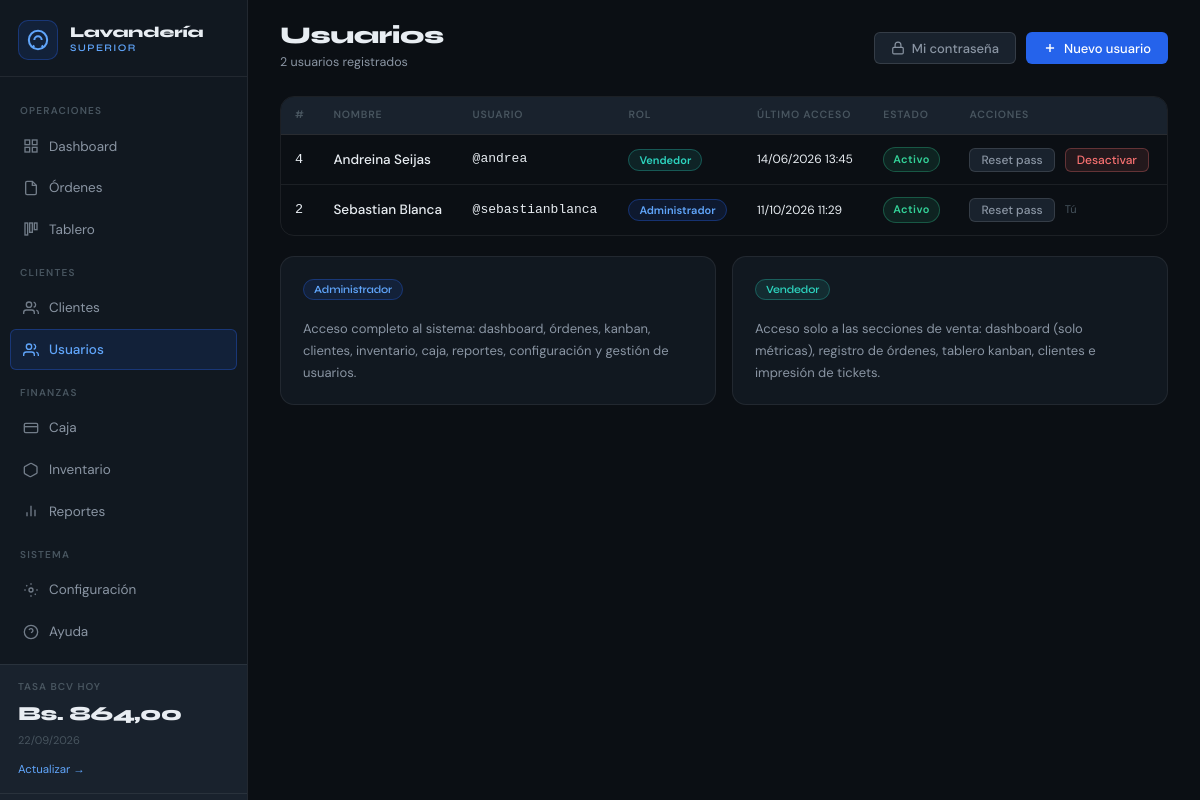
The page /usuarios.php (signed in) on the database its author committed.
### tables this page shows
CREATE TABLE `tasas_cambio` (
  `id` int(10) unsigned NOT NULL AUTO_INCREMENT,
  `fecha` date NOT NULL,
  `tasa_bcv` decimal(12,4) NOT NULL COMMENT 'Tasa Banco Central de Venezuela',
  `tasa_paralelo` decimal(12,4) DEFAULT NULL COMMENT 'Tasa referencial paralela (opcional)',
  `registrado_por` varchar(80) DEFAULT NULL,
  `created_at` timestamp NOT NULL DEFAULT current_timestamp(),
  PRIMARY KEY (`id`),
  UNIQUE KEY `fecha` (`fecha`),
  KEY `idx_fecha` (`fecha`)
);

CREATE TABLE `usuarios` (
  `id` int(10) unsigned NOT NULL AUTO_INCREMENT,
  `nombre` varchar(80) NOT NULL,
  `username` varchar(40) NOT NULL,
  `password` varchar(255) NOT NULL COMMENT 'bcrypt hash',
  `rol` enum('admin','vendedor') NOT NULL DEFAULT 'vendedor',
  `activo` tinyint(1) DEFAULT 1,
  `ultimo_login` datetime DEFAULT NULL,
  `created_at` timestamp NOT NULL DEFAULT current_timestamp(),
  PRIMARY KEY (`id`),
  UNIQUE KEY `username` (`username`)
);

### config/init.php (called while the page is built, shortened)
<?php
require_once ROOT . 'config/database.php';
require_once ROOT . 'config/tasa.php';
require_once ROOT . 'config/auth.php';
function partial(string $nombre): void {
    include ROOT . 'partials/' . $nombre . '.php';
}
function h(?string $texto): string {
    return htmlspecialchars($texto ?? '', ENT_QUOTES, 'UTF-8');
}

### config/auth.php (called while the page is built, shortened)
<?php
function rolActual(): ?string {
    return $_SESSION['usuario_rol'] ?? null;
}
function puedeAcceder(string $pagina): bool {
    $rol = strtolower(trim(rolActual() ?? ''));
    if ($rol === 'admin') return true;
    $paginaClean = strtolower(trim(basename($pagina, '.php')));
    $permisos = PERMISOS[$rol] ?? [];
    return in_array($paginaClean, $permisos, true);
}
function listarUsuarios(): array {
    return getDB()
        ->query("SELECT id, nombre, username, rol, activo, ultimo_login, created_at
                 FROM usuarios ORDER BY nombre")
        ->fetchAll();
}

### config/database.php (called while the page is built, shortened)
<?php
function getDB(): PDO {
    static $pdo = null;
    if ($pdo === null) {
        $dsn = "mysql:host=" . DB_HOST . ";dbname=" . DB_NAME . ";charset=" . DB_CHARSET;
        $options = [
            PDO::ATTR_ERRMODE            => PDO::ERRMODE_EXCEPTION,
            PDO::ATTR_DEFAULT_FETCH_MODE => PDO::FETCH_ASSOC,
            PDO::ATTR_EMULATE_PREPARES   => false,
        ];
        try {
            $pdo = new PDO($dsn, DB_USER, DB_PASS, $options);
        } catch (PDOException $e) {
            error_log('Conexión a la BD fallida: ' . $e->getMessage());
            http_response_code(503);
            $msg = 'No se pudo conectar con la base de datos. Verifique que MySQL esté encendido en XAMPP.';
            if (($_SERVER['HTTP_X_REQUESTED_WITH'] ?? '') === 'fetch') {
                header('Content-Type: application/json; charset=utf-8');
                exit(json_encode(['success' => false, 'ok' => false, 'error' => $msg]));
            }
            exit('<p style="font-family:sans-serif;padding:24px;color:#b91c1c;">' . $msg . '</p>');
        }
    }
    return $pdo;
}

### config/tasa.php (called while the page is built, shortened)
<?php
function obtenerTasaHoy(): array {
    $stmt = getDB()->prepare("SELECT * FROM tasas_cambio WHERE fecha = CURDATE() LIMIT 1");
    $stmt->execute();
    $tasa = $stmt->fetch();
    if (!$tasa) {
        $tasa = getDB()->query("SELECT * FROM tasas_cambio ORDER BY fecha DESC LIMIT 1")->fetch();
    }
    return $tasa ?: ['tasa_bcv' => 1, 'tasa_paralelo' => null, 'fecha' => date('Y-m-d')];
}

### usuarios.php (the view, shortened to what this page needs)
<?php
require_once 'config/init.php';
$usuarios    = listarUsuarios();
?>
<!DOCTYPE html>
<html lang="es">
<head>
  <link rel="stylesheet" href="assets/css/main.css">
</head>
<body>
<div class="layout">
  <?php partial('sidebar'); ?>
  <main class="main-content">
    <div class="topbar">
      <div>
        <h1 class="page-title">Usuarios</h1>
        <p class="page-sub"><?= count($usuarios) ?> usuarios registrados</p>
      </div>
      <div class="topbar-actions">
        <button class="btn btn-secondary" onclick="abrirModalPass()" data-tip="Cambiar tu propia contraseña" data-tip-pos="bottom">
          <svg width="14" height="14" viewBox="0 0 24 24" fill="none" stroke="currentColor" stroke-width="2"><rect x="3" y="11" width="18" height="11" rx="2"/><path d="M7 11V7a5 5 0 0 1 10 0v4"/></svg>
          Mi contraseña
        </button>
        <button class="btn btn-primary" onclick="abrirModalCrear()" data-tip="Crear una cuenta nueva (requiere la clave maestra)" data-tip-pos="bottom">
          <svg width="14" height="14" viewBox="0 0 24 24" fill="none" stroke="currentColor" stroke-width="2.5"><line x1="12" y1="5" x2="12" y2="19"/><line x1="5" y1="12" x2="19" y2="12"/></svg>
          Nuevo usuario
        </button>
      </div>
    </div>
    <div class="content-area">
      <div class="table-wrapper">
        <table class="data-table">
          <thead><tr>
            <th>#</th><th>Nombre</th><th>Usuario</th><th>Rol</th>
            <th>Último acceso</th><th>Estado</th><th>Acciones</th>
          </tr></thead>
          <tbody>
            <?php foreach($usuarios as $u): ?>
            <tr>
              <td class="mono text-hint"><?= $u['id'] ?></td>
              <td style="font-weight:500"><?= h($u['nombre']) ?></td>
              <td class="mono" style="font-size:13px;">@<?= h($u['username']) ?></td>
              <td>
                <span class="rol-badge-<?= $u['rol'] ?>">
                  <?= ROL_LABELS[$u['rol']] ?? $u['rol'] ?>
                </span>
              </td>
              <td class="text-sub" style="font-size:12px;">
                <?= $u['ultimo_login'] ? date('d/m/Y H:i', strtotime($u['ultimo_login'])) : 'Nunca' ?>
              </td>
              <td>
                <span class="badge <?= $u['activo'] ? 'badge-green' : 'badge-red' ?>">
                  <?= $u['activo'] ? 'Activo' : 'Inactivo' ?>
                </span>
              </td>
              <td>
                <div class="flex-gap">
                  <button class="btn btn-sm btn-secondary"
                    data-tip="Asignar una contraseña nueva a este usuario"
                    onclick="abrirModalReset(<?= $u['id'] ?>, '<?= h($u['nombre']) ?>')">
                    Reset pass
                  </button>
                  <?php if ($u['id'] != ($_SESSION['usuario_id'] ?? 0)): ?>
                  <button class="btn btn-sm <?= $u['activo'] ? 'btn-danger' : 'btn-success' ?>"
                    data-tip="Activar o desactivar el acceso de este usuario"
                    onclick="toggleUser(<?= $u['id'] ?>, this)">
                    <?= $u['activo'] ? 'Desactivar' : 'Activar' ?>
                  </button>
                  <?php else: ?>
                  <span class="text-hint" style="font-size:11px;">Tú</span>
                  <?php endif; ?>
                </div>
              </td>
            </tr>
            <?php endforeach; ?>
          </tbody>
        </table>
      </div>
      <div class="grid-2" style="margin-top:20px;">
        <div class="card">
          <div class="card-header">
            <h2 class="card-title">
              <span class="rol-badge-admin">Administrador</span>
            </h2>
          </div>
          <p style="font-size:13px;color:var(--text-sub);line-height:1.7;">
            Acceso completo al sistema: dashboard, órdenes, kanban, clientes,
            inventario, caja, reportes, configuración y gestión de usuarios.
          </p>
        </div>
        <div class="card">
          <div class="card-header">
            <h2 class="card-title">
              <span class="rol-badge-vendedor">Vendedor</span>
            </h2>
          </div>
          <p style="font-size:13px;color:var(--text-sub);line-height:1.7;">
            Acceso solo a las secciones de venta: dashboard (solo métricas),
            registro de órdenes, tablero kanban, clientes e impresión de tickets.
          </p>
        </div>
      </div>
    </div>
  </main>
</div>
</body>
</html>

### partials/sidebar.php (shortened to what this page needs)
<?php
$paginaActual = basename($_SERVER['PHP_SELF'], '.php');
$tasa         = obtenerTasaHoy();
$nav = [
  'Operaciones' => [
    ['index.php',        'index',         'Dashboard',    '<rect x="3" y="3" width="7" height="7"/><rect x="14" y="3" width="7" height="7"/><rect x="3" y="14" width="7" height="7"/><rect x="14" y="14" width="7" height="7"/>'],
    ['ordenes.php',      'ordenes',       'Órdenes',      '<path d="M14 2H6a2 2 0 0 0-2 2v16a2 2 0 0 0 2 2h12a2 2 0 0 0 2-2V8z"/><polyline points="14 2 14 8 20 8"/>'],
    ['kanban.php',       'kanban',        'Tablero',      '<rect x="3" y="3" width="4" height="18"/><rect x="10" y="3" width="4" height="14"/><rect x="17" y="3" width="4" height="10"/>'],
  ],
  'Clientes' => [
    ['clientes.php',     'clientes',      'Clientes',     '<path d="M17 21v-2a4 4 0 0 0-4-4H5a4 4 0 0 0-4 4v2"/><circle cx="9" cy="7" r="4"/><path d="M23 21v-2a4 4 0 0 0-3-3.87"/><path d="M16 3.13a4 4 0 0 1 0 7.75"/>'],
    ['usuarios.php',     'usuarios',      'Usuarios',     '<path d="M17 21v-2a4 4 0 0 0-4-4H5a4 4 0 0 0-4 4v2"/><circle cx="9" cy="7" r="4"/><path d="M23 21v-2a4 4 0 0 0-3-3.87"/><path d="M16 3.13a4 4 0 0 1 0 7.75"/>'],
  ],
  'Finanzas' => [
    ['caja.php',         'caja',          'Caja',         '<rect x="2" y="5" width="20" height="14" rx="2"/><line x1="2" y1="10" x2="22" y2="10"/>'],
    ['inventario.php',   'inventario',    'Inventario',   '<path d="M21 16V8a2 2 0 0 0-1-1.73l-7-4a2 2 0 0 0-2 0l-7 4A2 2 0 0 0 2 8v8a2 2 0 0 0 1 1.73l7 4a2 2 0 0 0 2 0l7-4A2 2 0 0 0 21 16z"/>'],
    ['reportes.php',     'reportes',      'Reportes',     '<line x1="18" y1="20" x2="18" y2="10"/><line x1="12" y1="20" x2="12" y2="4"/><line x1="6" y1="20" x2="6" y2="14"/>'],
  ],
  'Sistema' => [
    ['configuracion.php','configuracion', 'Configuración','<circle cx="12" cy="12" r="3"/><path d="M12 2v2M12 20v2M2 12h2M20 12h2M4.93 4.93l1.41 1.41M17.66 17.66l1.41 1.41"/>'],
    ['ayuda.php',        'ayuda',         'Ayuda',        '<circle cx="12" cy="12" r="10"/><path d="M9.09 9a3 3 0 0 1 5.83 1c0 2-3 3-3 3"/><line x1="12" y1="17" x2="12.01" y2="17"/>'],
  ],
];
?>
<aside class="sidebar" data-uid="<?= (int) ($_SESSION['usuario_id'] ?? 0) ?>">
  <div class="sidebar__brand">
    <div class="brand-icon">
      <svg width="22" height="22" viewBox="0 0 24 24" fill="none" stroke="currentColor" stroke-width="2.2">
        <circle cx="12" cy="12" r="10"/>
        <path d="M8 12a4 4 0 0 1 8 0"/>
        <path d="M6 20l2-2M18 20l-2-2"/>
      </svg>
    </div>
    <div>
      <p class="brand-name">Lavandería</p>
      <p class="brand-sub">Superior</p>
    </div>
  </div>
  <nav class="sidebar__nav">
    <?php foreach ($nav as $seccion => $items):
      $itemsVisibles = array_filter($items, function($item) {
          return puedeAcceder($item[1]);
      });
      ?>
      <span class="nav-section-label"><?= htmlspecialchars($seccion) ?></span>
      <?php foreach ($itemsVisibles as $item):
        [$href, $page, $label, $icon] = $item;
        ?>
        <a href="<?= $href ?>" class="nav-item <?= $paginaActual === $page ? 'active' : '' ?>" data-tip="<?= h($label) ?>" data-tip-pos="right">
          <svg width="16" height="16" viewBox="0 0 24 24" fill="none" stroke="currentColor" stroke-width="2">
            <?= $icon ?>
          </svg>
          <span><?= $label ?></span>
        </a>
      <?php endforeach; ?>
    <?php endforeach; ?>
  </nav>
  <div class="sidebar__tasa">
    <p class="tasa-label">Tasa BCV hoy</p>
    <p class="tasa-valor">Bs. <?= number_format($tasa['tasa_bcv'], 2, ',', '.') ?></p>
    <p class="tasa-fecha"><?= date('d/m/Y', strtotime($tasa['fecha'])) ?></p>
    <?php if (puedeAcceder('configuracion') && rolActual() === 'admin'): ?>
    <a href="configuracion.php?tab=tasa" class="tasa-edit" data-tip="Registrar la tasa oficial del BCV de hoy">Actualizar →</a>
    <?php endif; ?>
  </div>
  <div class="sidebar__perfil">
  </div>
</aside>

### usuarios.php (style rules this page uses)
.rol-badge-admin { background:var(--accent-bg); color:var(--accent-light); border:1px solid var(--accent-border); padding:3px 10px; border-radius:20px; font-size:11px; font-weight:600; }
.rol-badge-vendedor { background:var(--teal-bg); color:var(--teal); border:1px solid var(--teal-border); padding:3px 10px; border-radius:20px; font-size:11px; font-weight:600; }

### rows shown on the page
tasas_cambio: tasa_bcv "864,00", fecha "22/09/2026"
usuarios: id "4", nombre "Andreina Seijas", username "andrea", rol "Vendedor", ultimo_login "14/06/2026 13:45", activo "Activo"
usuarios: id "2", nombre "Sebastian Blanca", username "sebastianblanca", rol "Administrador", ultimo_login "11/10/2026 11:29", activo "Activo", shows "Tú"

### other values the page prints
$seccion "OPERACIONES"
$label "Dashboard"
$label "Órdenes"
$label "Tablero"
$seccion "CLIENTES"
$label "Clientes"
$label "Usuarios"
$seccion "FINANZAS"
$label "Caja"
$label "Inventario"
$label "Reportes"
$seccion "SISTEMA"
$label "Configuración"
$label "Ayuda"
count($usuarios) "2"
